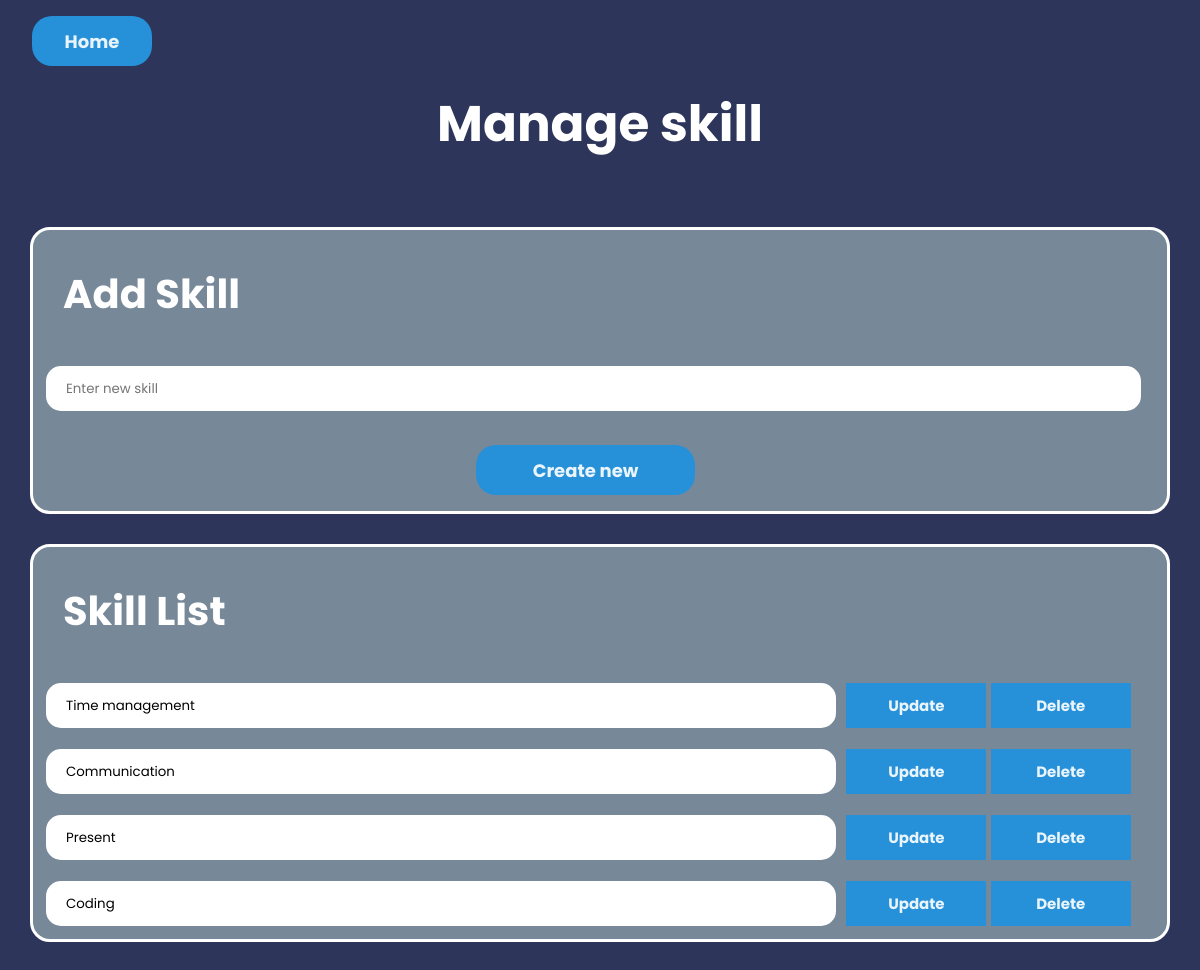
The app's page /manageSkill with its own data.
### app.py (models this page shows)
class skillData(db.Model):
    __tablename__ = "skill"
    id = db.Column(db.Integer, primary_key=True)
    skillName = db.Column(db.String(100))
    addToCourse = db.relationship("courseData", secondary=skill_course, backref="softSkill")
    addToCV = db.relationship("studentData", secondary=skill_student, backref="cvSkill")

### app.py (the view)
@app.route("/manageSkill")
def manageSkill():
        skillList = skillData.query.all()
        return render_template('manageSkill.html', skillList = skillList)

### templates/manageSkill.html (shortened to what this page needs)
<!DOCTYPE html>
<html>
    <head>
        <link rel="stylesheet" href="static/css/manageSkill.css">
    </head>
    <body>
        <form method="POST" action="/adReturn">
            <div class="input-group-append" id="button-addon3">
                <button class="btn btn-outline-forth" type="submit" value="adReturn">Home</button>
            </div>
        </form>
        <div class="container">
                <h1 class="display-3">Manage skill</h1>
        </div>
        <div class="container2">
            <h2 class="display-3">Add Skill</h2>
            <form name="contactForm" method="POST" action="/manageSkill/addSkill" onsubmit="return validateForm()">
                <div class="input-group mb-2">
                    <input class="form-control" type="text" name="skillName" placeholder="Enter new skill">
                    <div class="input-group-append" id="button-addon">
                        <button class="btn btn-outline-primary" type="submit" value="update">Create new</button>
                    </div>
                </div>
            </div>
            <div class="container2">
            <h2 class="display-3">Skill List</h2>
            {% for skill in skillList: %}
                <p>
                    <form method="POST" action="/manageSkill/editSkill">
                        <div class="input-group mb-3">
                            <input class="form-control" type="text" name="skillName" value="{{skill.skillName}}" placeholder="Enter skill">
                            <div class="input-group-append" id="button-addon2">
                                <button class="btn btn-outline-secondary" type="submit" name="clickBtn" onclick="return confirmation()" value="update">Update</button>
                                <button class="btn btn-outline-secondary" type="submit" name="clickBtn" onclick="return confirmation()" value="delete">Delete</button>
                            </div>
                        </div>
                    </form>
                </p>
            {% endfor %}
        </div>
    </body>
</html>

### static/css/manageSkill.css (style rules this page uses)
* { margin: 0; padding: 0; border: 0; outline: 0; text-decoration: none; list-style: none; box-sizing: border-box; font-family: "Poppins", sans-serif; }
:root { --color-primary: #6c63ff; --color-success: #00bf8e; --color-warning: #f7c94b; --color-danger: #f75842; --color-danger-variant: rgba(247, 88, 66, 0.4); --color-white: #fff; --color-light: #rgba(255, 255, 255, 0.7); --color-bg: #2d365a; --color-bg1: #2e3267; --color-bg2: #565da0; }
body { font-family: "Montserrat", sans-serif; line-height: 1.7; color: var(--color-white); background: var(--color-bg); }
h1.display-3 { text-align: center; padding-bottom: 30px; color: var(--color-white); font-size: 50px; }
h2.display-3 { text-align: left; padding: 30px; color: var(--color-white); font-size: 40px; }
input.form-control { width: 100%; height: 45px; border-radius: 15px; padding-left: 20px; margin: 0.5rem; }
button.btn.btn-outline-primary { background-color: #2691d9; border-radius: 20px; width: 20%; height: 50px; margin: 1rem; font-size: 18px; color: #e9f4fb; font-weight: 700; cursor: pointer; }
button.btn.btn-outline-secondary { background-color: #2691d9; font-size: 15px; color: #e9f4fb; font-weight: 700; width: 45%; height: 45px; cursor: pointer; }
button.btn.btn-outline-forth { background-color: #2691d9; border-radius: 20px; width: 10%; height: 50px; margin: 1rem; margin-left: 2rem; font-size: 18px; color: #e9f4fb; font-weight: 700; cursor: pointer; }
.container2 { background: lightslategrey; border: solid; border-radius: 20px; margin: 30px; }
.input-group.mb-2 { display: grid; grid-template-columns: 97%; grid-gap: 10px; margin-left: 5px; }
.input-group.mb-3 { display: grid; grid-template-columns: 70% 29%; grid-gap: 10px; margin-left: 5px; margin-bottom: 5px; }
div#button-addon { text-align: center; }
div#button-addon2 { margin: 0.5rem; }
div#button-addon3 { text-align: left; }

### records on screen
skillData: skillName "Time management"
skillData: skillName "Communication"
skillData: skillName "Present"
skillData: skillName "Coding"
